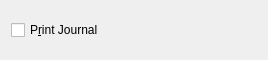
<?xml version="1.0" encoding="UTF-8"?>
<ui version="4.0">
 <comment>This file is part of the xTuple ERP: PostBooks Edition, a free and
open source Enterprise Resource Planning software suite,
Copyright (c) 1999-2019 by OpenMFG LLC, d/b/a xTuple.
It is licensed to you under the Common Public Attribution License
version 1.0, the full text of which (including xTuple-specific Exhibits)
is available at www.xtuple.com/CPAL.  By using this software, you agree
to be bound by its terms.</comment>
 <class>unpostedInvoices</class>
 <widget class="QWidget" name="unpostedInvoices">
  <property name="geometry">
   <rect>
    <x>0</x>
    <y>0</y>
    <width>268</width>
    <height>60</height>
   </rect>
  </property>
  <property name="windowTitle">
   <string>List Unposted Invoices</string>
  </property>
  <layout class="QHBoxLayout" name="horizontalLayout">
   <item>
    <widget class="XCheckBox" name="_printJournal">
     <property name="enabled">
      <bool>true</bool>
     </property>
     <property name="text">
      <string>P&amp;rint Journal</string>
     </property>
    </widget>
   </item>
   <item>
    <spacer>
     <property name="orientation">
      <enum>Qt::Horizontal</enum>
     </property>
     <property name="sizeType">
      <enum>QSizePolicy::Fixed</enum>
     </property>
     <property name="sizeHint" stdset="0">
      <size>
       <width>108</width>
       <height>17</height>
      </size>
     </property>
    </spacer>
   </item>
  </layout>
 </widget>
 <layoutdefault spacing="6" margin="11"/>
 <customwidgets>
  <customwidget>
   <class>XCheckBox</class>
   <extends>QCheckBox</extends>
   <header>xcheckbox.h</header>
  </customwidget>
 </customwidgets>
 <resources/>
 <connections/>
</ui>
